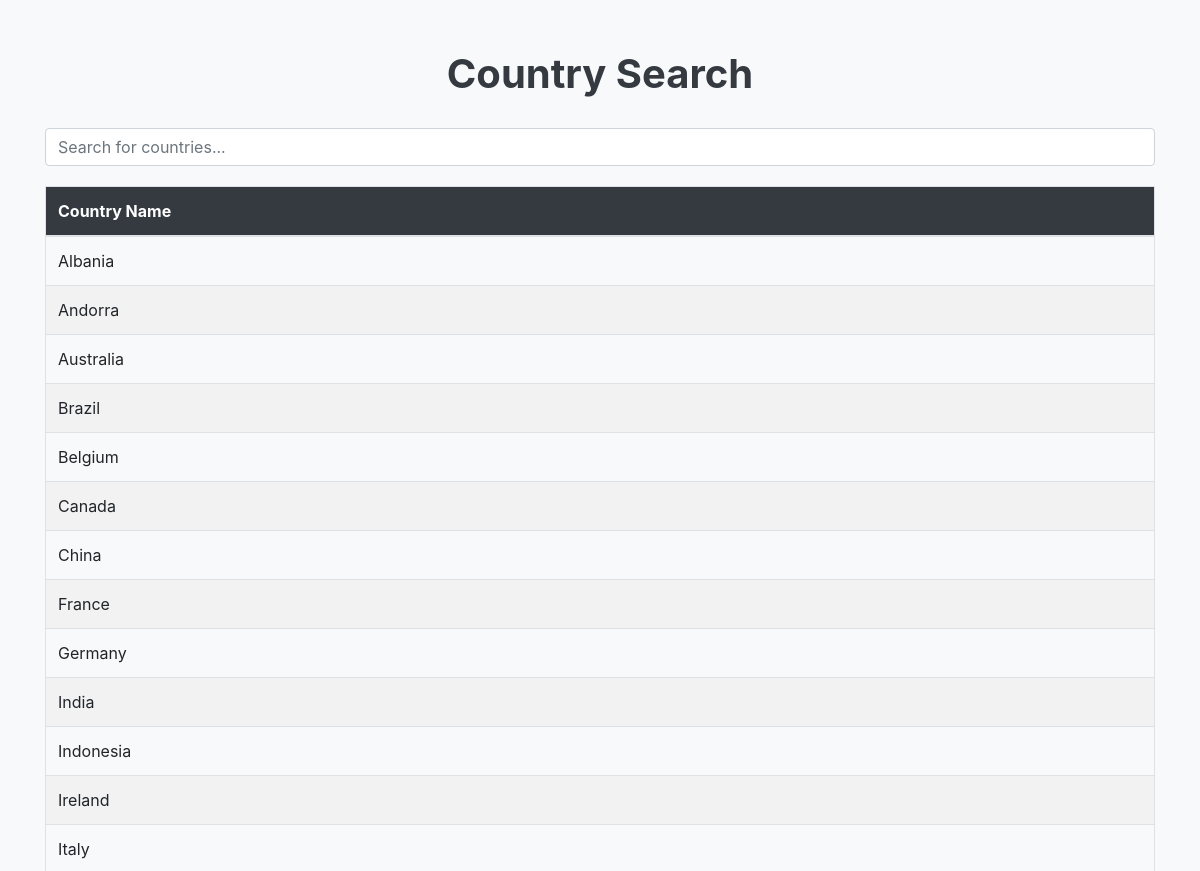
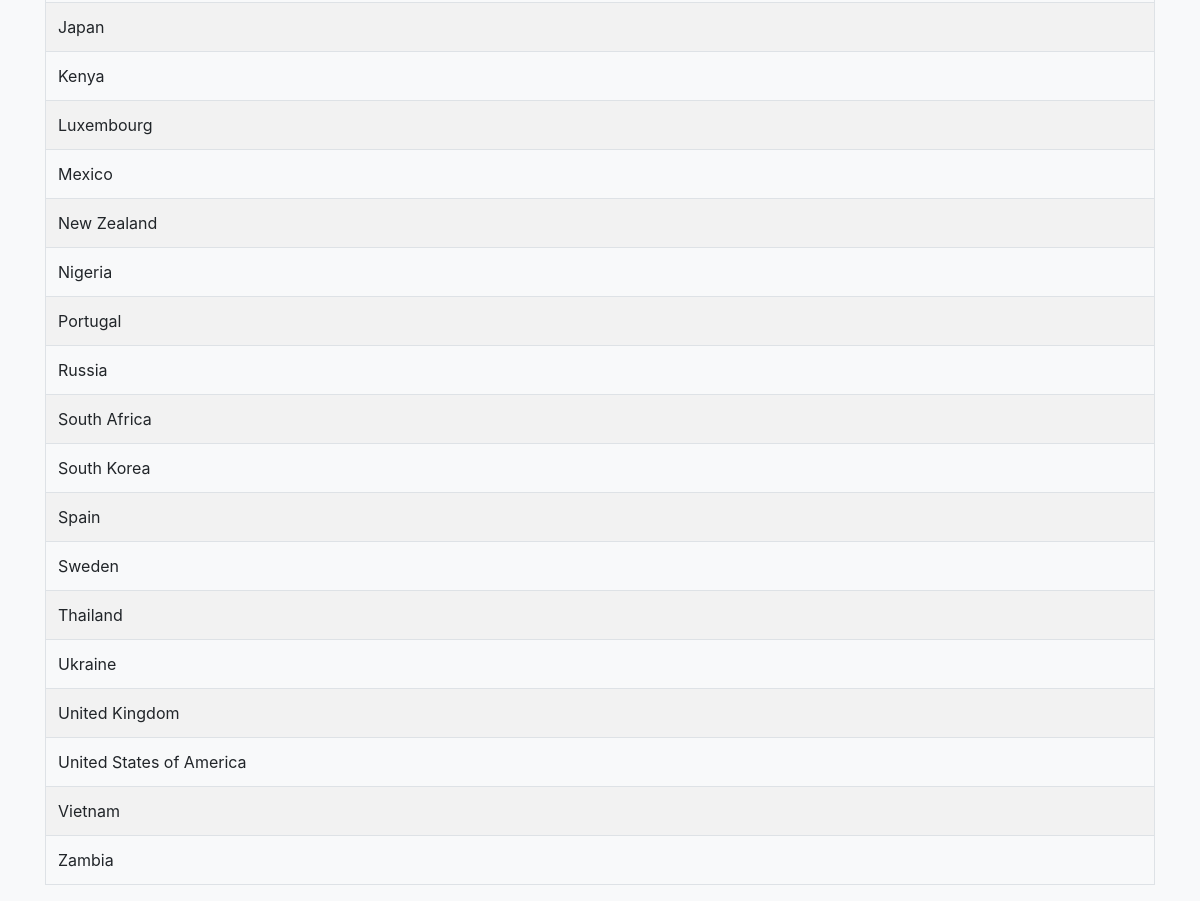
The page / on the database its author committed (2 pictures, top to bottom).
### countries/models.py (models this page shows, shortened)
class Country(models.Model):
    name = models.CharField(max_length=100, unique=True)

### countries/views.py (the view)
# urls.py: path('', country_list, name='country_list'),  # Main view to display countries
def country_list(request):
    query = request.GET.get('q', '')
    countries = Country.objects.filter(name__icontains=query) if query else Country.objects.all()
    return render(request, 'countries/country_list.html', {'countries': countries, 'query': query})

### countries/templates/countries/country_list.html (shortened to what this page needs)
<!DOCTYPE html>
<html lang="en">
<head>
    <link rel="stylesheet" href="https://stackpath.bootstrapcdn.com/bootstrap/4.5.2/css/bootstrap.min.css">
</head>
<body>
    <div class="container">
        <h1 class="text-center">Country Search</h1>
        <input type="text" id="searchInput" class="form-control search-input" placeholder="Search for countries..." onkeyup="searchCountries()">
        <table class="table country-table">
            <thead>
                <tr>
                    <th>Country Name</th>
                </tr>
            </thead>
            <tbody id="countryTableBody">
                {% for country in countries %}
                <tr>
                    <td>{{ country.name }}</td>
                </tr>
                {% endfor %}
            </tbody>
        </table>
    </div>
</body>
</html>

### countries/templates/countries/country_list.html (style rules this page uses)
body { background-color: #f8f9fa; }
.container { margin-top: 50px; }
h1 { margin-bottom: 30px; font-weight: bold; color: #343a40; }
.search-input { margin-bottom: 20px; }
.country-table { border-collapse: collapse; width: 100%; }
.country-table th, .country-table td { padding: 12px; text-align: left; border: 1px solid #dee2e6; }
.country-table th { background-color: #343a40; color: white; }
.country-table tr:nth-child(even) { background-color: #f2f2f2; }

### rows shown on the page
Country: name "Albania"
Country: name "Andorra"
Country: name "Australia"
Country: name "Brazil"
Country: name "Belgium"
Country: name "Canada"
Country: name "China"
Country: name "France"
Country: name "Germany"
Country: name "India"
Country: name "Indonesia"
Country: name "Ireland"
Country: name "Italy"
Country: name "Japan"
Country: name "Kenya"
Country: name "Luxembourg"
Country: name "Mexico"
Country: name "New Zealand"
Country: name "Nigeria"
Country: name "Portugal"
Country: name "Russia"
Country: name "South Africa"
Country: name "South Korea"
Country: name "Spain"
Country: name "Sweden"
Country: name "Thailand"
Country: name "Ukraine"
Country: name "United Kingdom"
Country: name "United States of America"
Country: name "Vietnam"
Country: name "Zambia"
